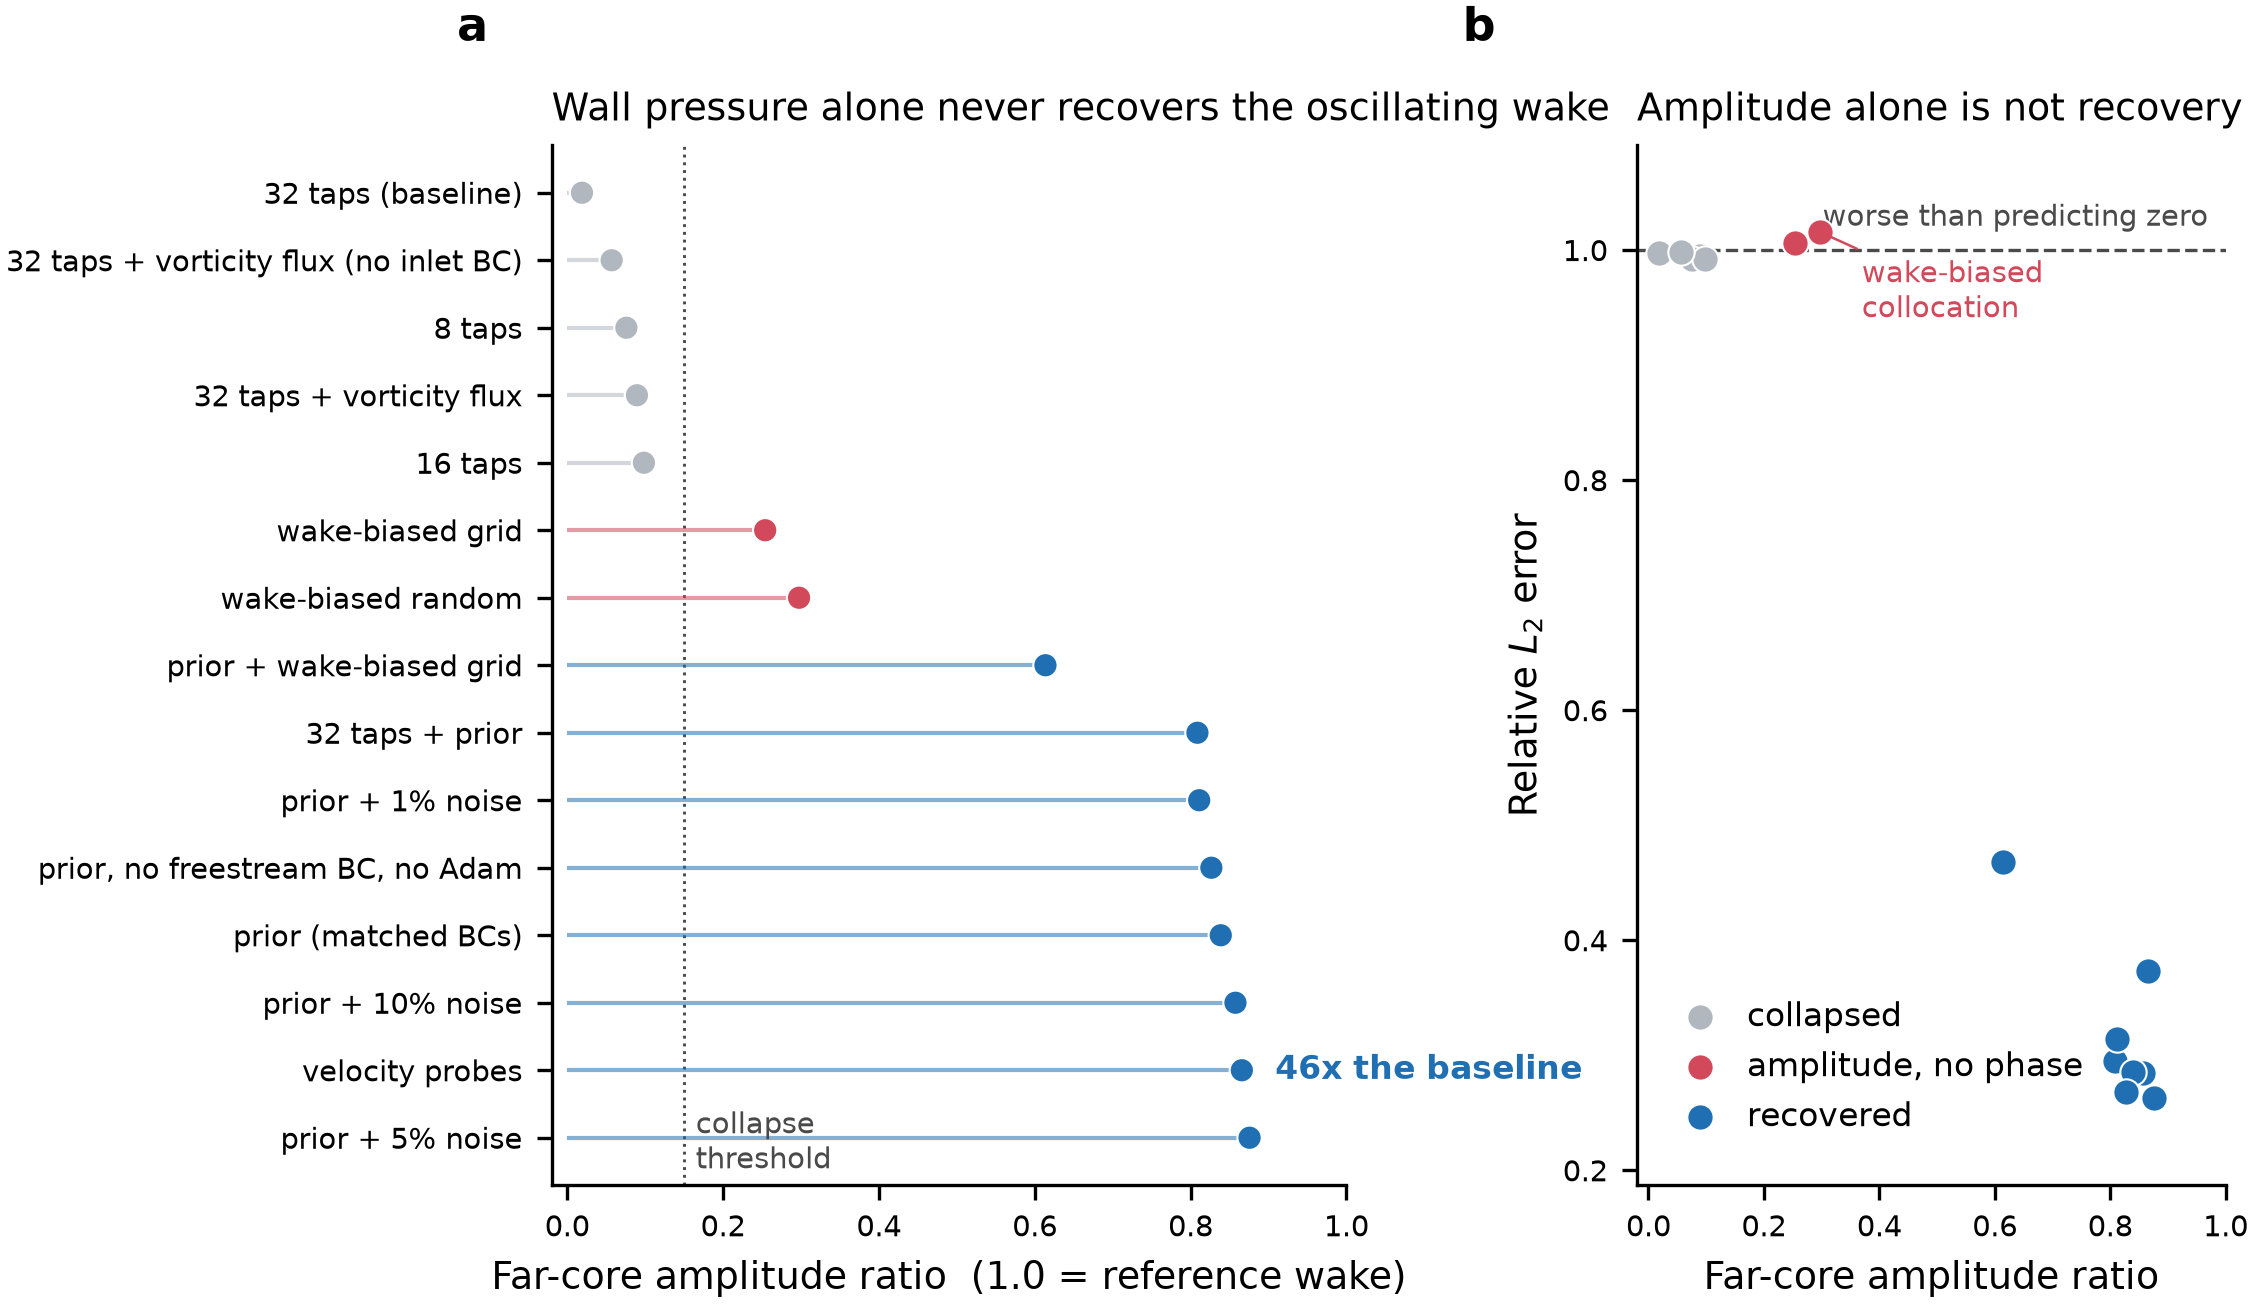

The script that drew this image:
"""Figure 1 - the headline result.

One sentence this figure must make true:
    Wall pressure alone cannot see the oscillating wake; supplying the missing
    structure recovers it, and amplitude alone is not evidence of recovery.

Panel a: far-core amplitude ratio for every arm, grouped by regime.
Panel b: amplitude against relative L2, which separates genuine recovery from
         arms that produce magnitude with the wrong phase.
"""
import os
import sys

# Run this script from anywhere: keep its own directory importable even under an
# isolated interpreter (PYTHONSAFEPATH=1 drops the script directory).
sys.path.insert(0, os.path.dirname(os.path.abspath(__file__)))

import matplotlib.pyplot as plt
import numpy as np
from fig_common import (load, style, save, panel_letter, check_overlaps,
                        C_COLLAPSED, C_FALSE, C_RECOVERED, C_REF,
                        COLLAPSE_AMP, ZERO_BASELINE)

style()
df = load()

# short, plain-language names - no codebase abbreviations on the axis
LABEL = {
    1: "32 taps (baseline)", 2: "32 taps + vorticity flux", 3: "32 taps + prior",
    4: "velocity probes", 6: "wake-biased random", 7: "wake-biased grid",
    8: "8 taps", 9: "16 taps", 10: "prior + wake-biased grid",
    11: "prior + 1% noise", 12: "prior + 5% noise", 13: "prior + 10% noise",
    14: "32 taps + vorticity flux (no inlet BC)", 15: "prior (matched BCs)",
    16: "prior, no freestream BC, no Adam",
}
df["label"] = df.arm.map(LABEL)

fig = plt.figure(figsize=(7.2, 4.5))
gs = fig.add_gridspec(1, 2, width_ratios=[1.35, 1.0], wspace=0.42)

# ---------------------------------------------------------------- panel a
ax = fig.add_subplot(gs[0, 0])
order = ["collapsed", "amplitude, no phase", "recovered"]
d = df.sort_values(["regime", "amp_far_core"],
                   key=lambda s: s.map({k: i for i, k in enumerate(order)}) if s.name == "regime" else s)
y = np.arange(len(d))
ax.hlines(y, 0, d.amp_far_core, color=d.color, lw=1.0, alpha=0.55)
ax.scatter(d.amp_far_core, y, s=34, color=d.color, zorder=3,
           edgecolor="white", linewidth=0.5)
ax.set_yticks(y)
ax.set_yticklabels(d.label)
ax.invert_yaxis()
ax.axvline(COLLAPSE_AMP, color=C_REF, lw=0.7, ls=":", zorder=1)
ax.text(COLLAPSE_AMP + 0.015, len(d) - 0.4, "collapse\nthreshold",
        fontsize=7, color=C_REF, va="bottom")
ax.set_xlabel("Far-core amplitude ratio  (1.0 = reference wake)")
ax.set_xlim(-0.02, 1.0)
ax.set_title("Wall pressure alone never recovers the oscillating wake")

# headline number only - everything else is read off the axis
b, p = d[d.arm == 1].iloc[0], d[d.arm == 4].iloc[0]
ax.annotate(f"{p.amp_far_core / b.amp_far_core:.0f}x the baseline",
            xy=(p.amp_far_core, list(d.arm).index(4)),
            xytext=(8, 0), textcoords="offset points",
            fontsize=8, color=C_RECOVERED, fontweight="bold",
            ha="left", va="center")

# ---------------------------------------------------------------- panel b
ax2 = fig.add_subplot(gs[0, 1])
ax2.axhline(ZERO_BASELINE, color=C_REF, lw=0.8, ls="--", zorder=1)
ax2.text(0.97, ZERO_BASELINE + 0.015, "worse than predicting zero",
         fontsize=7, color=C_REF, va="bottom", ha="right")
for rg in order:
    s = df[df.regime == rg]
    ax2.scatter(s.amp_far_core, s.relL2_far_core, s=40, label=rg,
                color={"collapsed": C_COLLAPSED, "amplitude, no phase": C_FALSE,
                       "recovered": C_RECOVERED}[rg],
                edgecolor="white", linewidth=0.5, zorder=3)
# These two arms are the figure's point: label them as one group rather than
# twice, which would collide at this scale.
r6 = df[df.arm == 6].iloc[0]
r7 = df[df.arm == 7].iloc[0]
ax2.annotate("wake-biased\ncollocation",
             xy=(r6.amp_far_core, r6.relL2_far_core),
             xytext=(10, -6), textcoords="offset points",
             fontsize=7, color=C_FALSE, ha="left", va="top",
             arrowprops=dict(arrowstyle="-", color=C_FALSE, lw=0.6,
                             shrinkA=0, shrinkB=2))
ax2.set_xlabel("Far-core amplitude ratio")
ax2.set_ylabel("Relative $L_2$ error")
ax2.set_title("Amplitude alone is not recovery")
ax2.set_xlim(-0.02, 1.0)
ax2.margins(y=0.10)
ax2.legend(loc="lower left", bbox_to_anchor=(0.0, 0.02), handletextpad=0.4)

panel_letter(ax, "a", dy=1.09)
panel_letter(ax2, "b", dx=-0.24, dy=1.09)

fig.canvas.draw()
bad = check_overlaps(fig)
if bad:
    print("text collisions:", bad)
print(save(fig, "fig1_collapse"))
